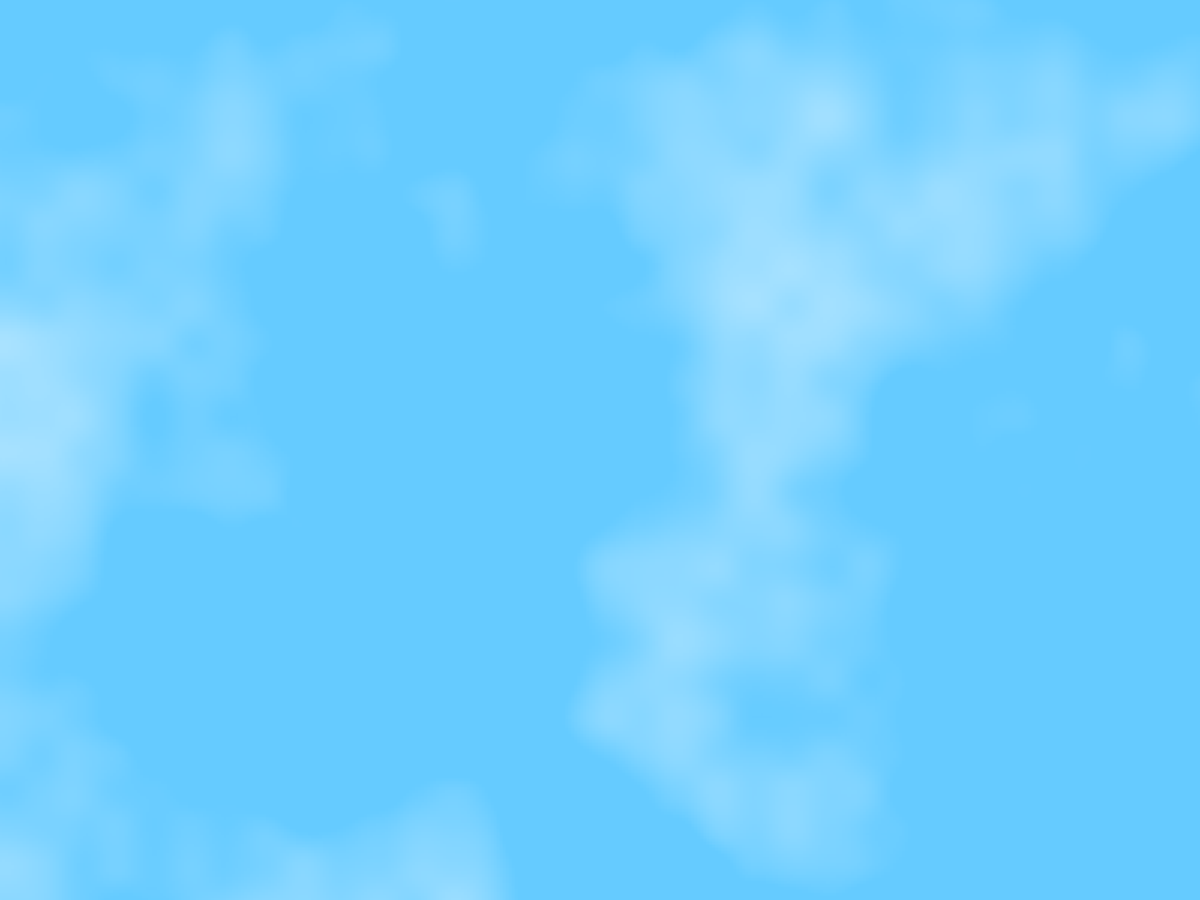
Frame 1 (no input)
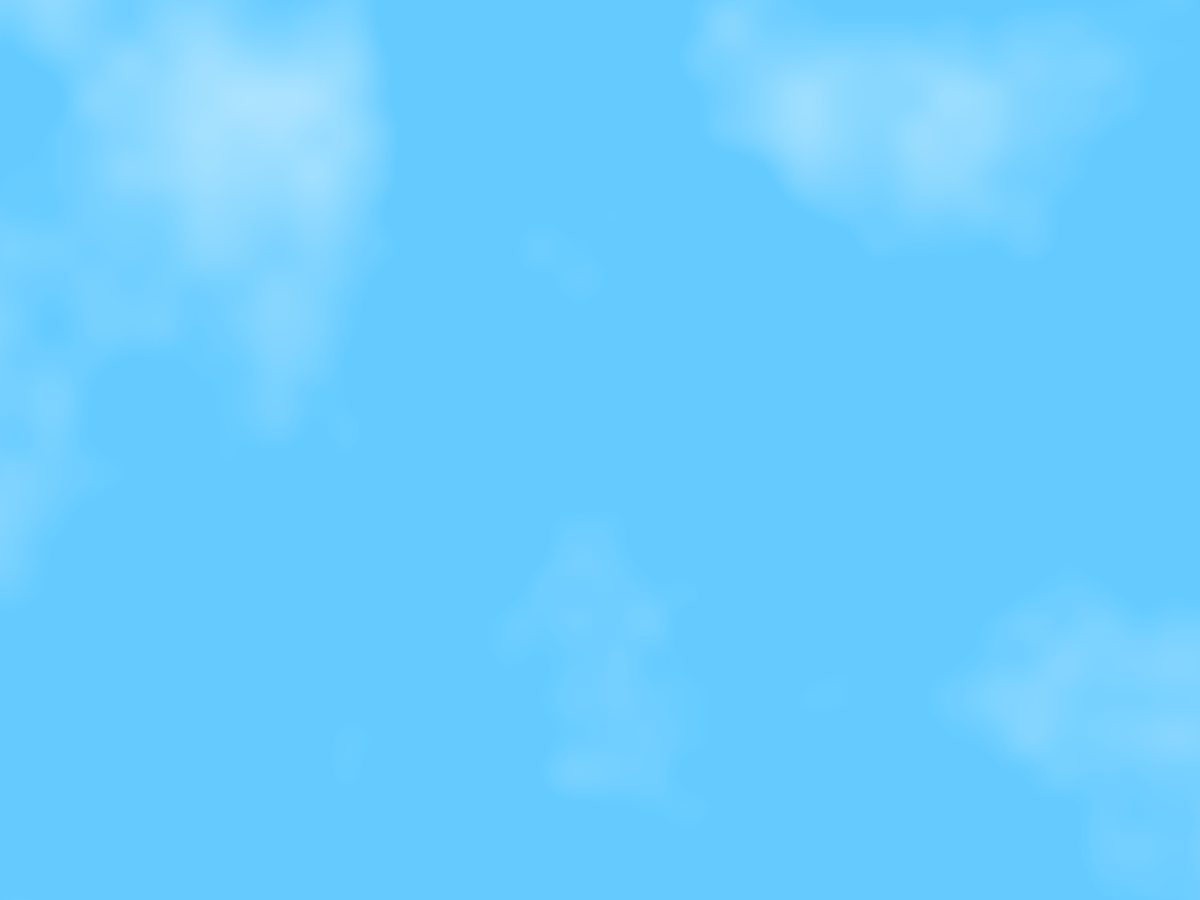
Frame 60 (the mouse pressed at the canvas centre just before this capture)
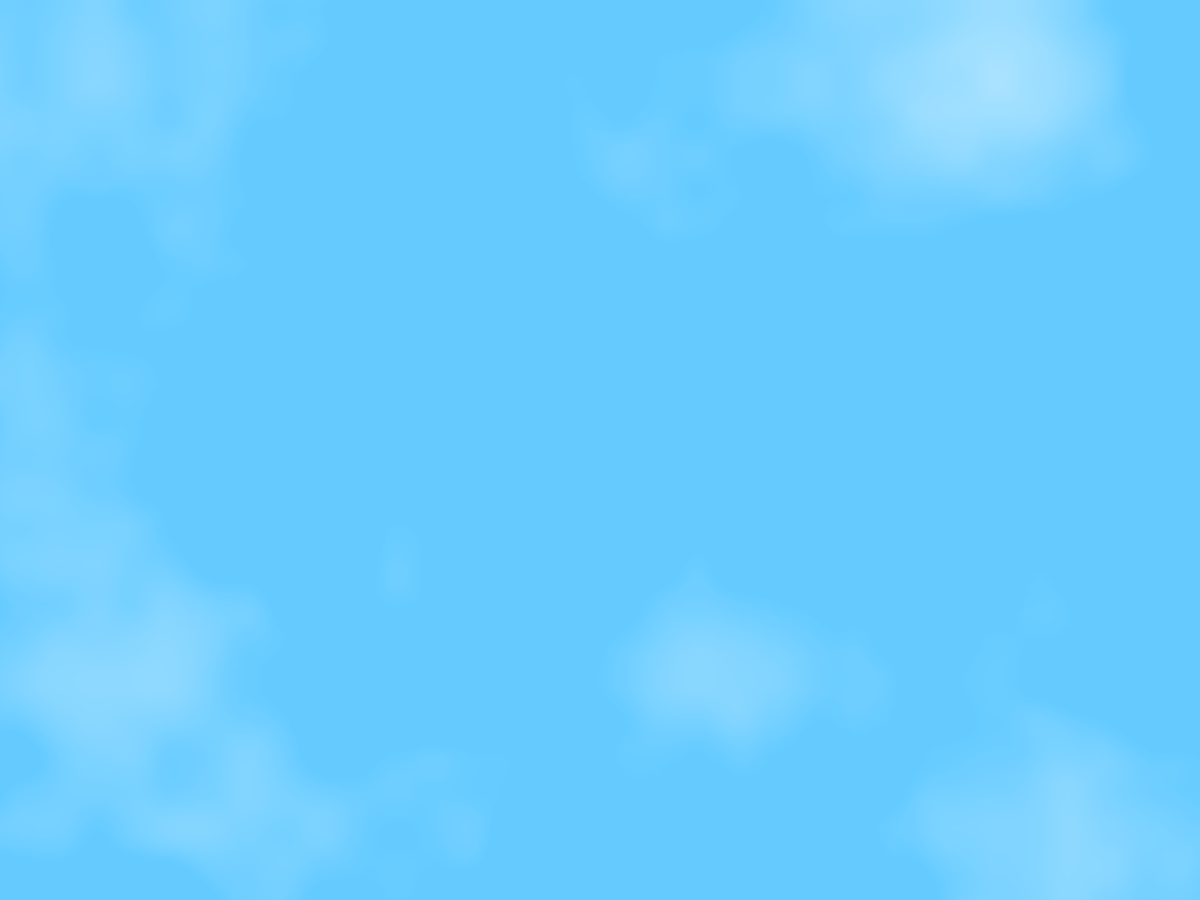
Frame 120 (the mouse held since frame 60 and released just before this capture)

The Processing sketch that drew these frames (run headless with seeded random() and noise(); from frame 60 on, the mouse is pressed at the canvas centre):

// Processing sketch: pixel_cloud_2
// ── pixel_cloud_2.pde
// noise grid variations (Listing 5.3, p.89-90 of Pearson 2011)
// with additional modifications resulting cloud-like patterns in animation

float xstart, xnoise, ystart, ynoise;    
float count;
int pixSize = 4;
float increment = 0.01;

void setup() {    
  //size(300,300);
  fullScreen();
  smooth(); 
  frameRate(60);
  rectMode(CENTER);
  colorMode(HSB,360,100,100,255);
  noStroke();
  xstart = random(10); 
  ystart = random(10);
}

void draw() {
  background(200,60,100);  // clears backgound every frame
  count += 0.01;
  xstart += 0.01;  // increments x/y noise start values
  ystart += 0.001;

  xnoise = xstart; 
  ynoise = ystart; 
    for (int y = 0; y <= height; y+=pixSize) { 
      ynoise += increment;                                     
      xnoise = xstart; 
      for (int x = 0; x <= width; x+=pixSize) { 
        xnoise += increment ;     
        drawPoint(x, y, noise(xnoise, ynoise, count));
      }
    }
} 

void drawPoint(float x, float y, float noiseFactor) {    
  pushMatrix();
  translate(x, y);
  //rotate(noiseFactor * radians(90));
  //float edgeSize =  noiseFactor*20 ;
  float edgeSize = pixSize;
  float c;
  if (noiseFactor > 0.4) c = 255; 
  else c = 250;
  float grey = 150 + (noiseFactor * 120);
  float alph = 0;
  if(noiseFactor >= 0.5){ alph = map(noiseFactor,0.5,1,0,250);}
  fill(0,0,100,alph);
  rect(0, 0, edgeSize, edgeSize);
  popMatrix();
}

void keyPressed() {
  if (key == CODED) {
    if (keyCode == UP) {
      increment += 0.001;
    } else if (keyCode == DOWN) {
      increment -= 0.001;
    } else if (keyCode == LEFT) {
      pixSize -= 2;
    } else if (keyCode == RIGHT) {
      pixSize += 2;
    }
  }
}
